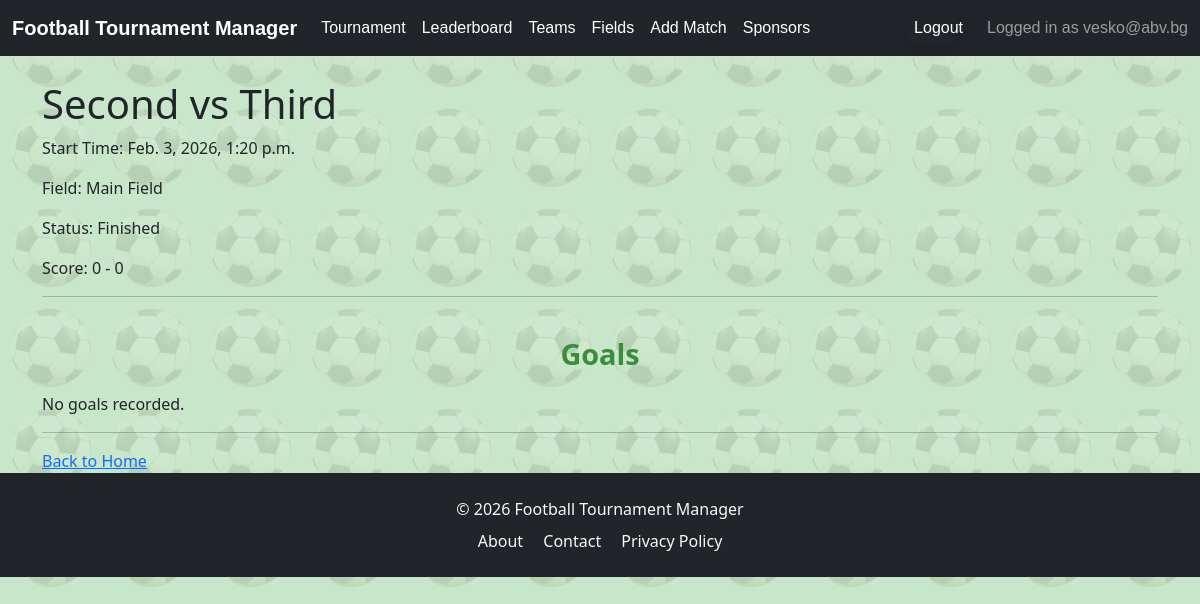
The page /tournament/24/matches/381/ (signed in) on the database its author committed.
### accounts/models.py (models this page shows)
class AppUser(AbstractBaseUser, PermissionsMixin):
    email = models.EmailField(
        unique=True,
    )
    date_joined = models.DateTimeField(
        default=timezone.now
    )
    is_active = models.BooleanField(
        default=True
    )
    is_staff = models.BooleanField(
        default=False
    )
    USERNAME_FIELD = 'email'
    REQUIRED_FIELDS = []
    objects = AppUserManager()
    def __str__(self):
        return self.email

### tournamentapp/models.py (models this page shows, shortened)
class Match(models.Model):
    tournament = models.ForeignKey(
        Tournament,
        on_delete=models.CASCADE,
        related_name='matches'
    )
    home_team = models.ForeignKey(Team, on_delete=models.CASCADE, related_name='home_matches')
    away_team = models.ForeignKey(Team, on_delete=models.CASCADE, related_name='away_matches')
    home_score = models.PositiveIntegerField(default=0)
    away_score = models.PositiveIntegerField(default=0)
    is_finished = models.BooleanField(default=False)
    start_time = models.DateTimeField()
    field = models.ForeignKey(
        Field,
        on_delete=models.PROTECT,
        null=False,
        blank=False,
        )
    class Meta:
        unique_together = ('home_team', 'away_team', 'start_time')
        ordering = ['start_time']
        verbose_name = "Match"
        verbose_name_plural = "Matches"

class Team(models.Model):
    name = models.CharField(
        max_length=100,
        verbose_name="Team Name",
        )
    tournament = models.ForeignKey(
        Tournament,
        on_delete=models.CASCADE,
        related_name='teams'
    )
    logo = models.ImageField(
        upload_to='team_logos/',
        blank=True,
        null=True,
        verbose_name="Team Logo",
        )
    tournament_points = models.PositiveIntegerField(
        default=0,
        verbose_name="Tournament Points",
        )
    match_points = models.PositiveIntegerField(
        default=0,
        verbose_name="Match Points",
        )
    class Meta:
        unique_together = ('name', 'tournament')

class Field(models.Model):
    name = models.CharField(
        max_length=50,
        default='Main Field'
        )
    tournament = models.ForeignKey(
        Tournament,
        on_delete=models.CASCADE,
        related_name='fields'
    )
    owner = models.ForeignKey(
        settings.AUTH_USER_MODEL,
        on_delete=models.CASCADE,
        related_name='fields'
    )
    class Meta:
        unique_together = ('name', 'tournament')
        verbose_name = "Field"
        verbose_name_plural = "Fields"
    def __str__(self):
        return f"{self.name}"

### tournamentapp/views.py (the view)
# urls.py: path('tournament/<int:tournament_id>/matches/<int:pk>/', MatchDetailView.as_view(), name='match-detail'),
class MatchDetailView(LoginRequiredMixin, DetailView):
    model = Match
    template_name = 'matches/match_detail.html'
    context_object_name = 'match'
    def dispatch(self, request, *args, **kwargs):
        self.tournament_id = kwargs.get('tournament_id')
        self.tournament = get_object_or_404(Tournament, pk=self.tournament_id, owner=request.user)
        return super().dispatch(request, *args, **kwargs)
    def get_object(self, queryset=None):
        match = super().get_object(queryset)
        if match.tournament_id != self.tournament.pk:
            raise Http404("Match does not belong to this tournament.")
        return match
    def get_context_data(self, **kwargs):
        context = super().get_context_data(**kwargs)
        match = self.object
        home_goals = GoalEvent.objects.filter(match=match, team=match.home_team).count()
        away_goals = GoalEvent.objects.filter(match=match, team=match.away_team).count()
        context.update({
            'home_goals': home_goals,
            'away_goals': away_goals,
            'tournament': self.tournament,
        })
        return context

### tournamentapp/context_processors.py (called while the page is built)
def current_tournament(request):
    tournament = Tournament.objects.first()
    return {'tournament': tournament}

### tournamentapp/models.py (called while the page is built)
    def get_queryset(self):
        return super().get_queryset().filter(event_type='goal')

### tournamentapp/templates/matches/match_detail.html (shortened to what this page needs)
{% extends 'base.html' %}
{% block content %}
<!DOCTYPE html>
<html>
<head>
</head>
<body>
    <h1>{{ match.home_team.name }} vs {{ match.away_team.name }}</h1>
    <p>Start Time: {{ match.start_time }}</p>
    <p>Field: {{ match.field }}</p>
    <p>Status: {% if match.is_finished %}Finished{% else %}In Progress{% endif %}</p>
    <p>Score: {{ match.home_score }} - {{ match.away_score }}</p>
    <hr>
    <h2>Goals</h2>
    {% if goals %}
        <ul>
            {% for goal in goals %}
                <li>{{ goal.player.name }} ({{ goal.player.team.name }})</li>
            {% endfor %}
        </ul>
    {% else %}
        <p>No goals recorded.</p>
    {% endif %}
    <hr>
    <a href="{% url 'public-tournament-leaderboard' tournament.slug %}">Back to Home</a>
</body>
</html>
{% endblock %}

### tournamentapp/templates/base.html (shortened to what this page needs)
{% load static %}
<!DOCTYPE html>
<html lang="en">
<head>
    <link href="https://cdn.jsdelivr.net/npm/bootstrap@5.3.0/dist/css/bootstrap.min.css" rel="stylesheet" />
    <link rel="stylesheet" type="text/css" href="{% static 'css/styles.css' %}">
</head>
<body class="d-flex flex-column min-vh-100">
    <nav class="navbar navbar-expand-lg navbar-dark bg-dark fixed-top">
        <div class="container-fluid">
                <a class="navbar-brand" href="{% url 'landing-page' %}">Football Tournament Manager</a>
            <div class="collapse navbar-collapse" id="navbarNav">
                <ul class="navbar-nav me-auto">
                    {% if user.is_authenticated and tournament and tournament.owner == user %}
                        <li class="nav-item">
                            <a class="nav-link" href="{% url 'tournament-detail' tournament.id %}">Tournament</a>
                        </li>
                        <li class="nav-item">
                            <a class="nav-link" href="{% url 'leaderboard' tournament.id %}">Leaderboard</a>
                        </li>
                        {% if not tournament.is_finished %}
                            <li class="nav-item">
                                <a class="nav-link" href="{% url 'team-list' tournament.id %}">Teams</a>
                            </li>
                            <li class="nav-item">
                                <a class="nav-link" href="{% url 'field-create' tournament.id %}">Fields</a>
                            </li>
                            <li class="nav-item">
                                <a class="nav-link" href="{% url 'match-create' tournament.id %}">Add Match</a>
                            </li>
                            <li class="nav-item">
                                <a class="nav-link" href="{% url 'sponsor-list' tournament.id %}">Sponsors</a>
                            </li>
                        {% endif %}
                    {% endif %}
                </ul>
                <ul class="navbar-nav ms-auto">
                    {% if user.is_authenticated %}
                        <li class="nav-item logout-form">
                            <form method="post" action="{% url 'logout' %}">
                                <button type="submit" class="logout-button">Logout</button>
                            </form>
                        </li>
                    {% endif %}
                </ul>
            </div>
                {% if user.is_authenticated %}
                        <span class="navbar-text">
                            Logged in as {{ user }}
                        </span>
                {% endif %}
        </div>
    </nav>
    <div class="container flex-grow 1" style="margin-top: 80px;">
        {% block content %}
        {% endblock %}
    </div>
    <footer class="bg-dark text-light py-4">
        <div class="container text-center">
            <p class="mb-2">&copy; {% now "Y" %} Football Tournament Manager</p>
            <div>
                <a href="{% url 'about' %}" class="text-light me-3 text-decoration-none">About</a>
                <a href="{% url 'contact' %}" class="text-light me-3 text-decoration-none">Contact</a>
                <a href="{% url 'privacy-policy' %}" class="text-light text-decoration-none">Privacy Policy</a>
            </div>
        </div>
    </footer>
</body>
</html>

### tournamentapp/static/css/base.css (style rules this page uses)
body::before { content: ""; position: fixed; top: 0; left: 0; width: 100%; height: 100%; background: url("/static/imgs/footnail.png"); background-size: 100px; opacity: 10%; mix-blend-mode: multiply; z-index: -1; }
body { background-color: #c8e6c9; opacity: 99.9%; z-index: -11; }

### tournamentapp/static/css/navbar.css (style rules this page uses)
.navbar { font-family: Arial, sans-serif; }
.navbar-brand { font-weight: bold; color: #ffffff !important; font-size: 1.25rem; transition: color 0.2s ease; }
.navbar-nav .nav-link { color: #ffffff; font-weight: 500; transition: color 0.2s ease; }
.logout-form > form { display: flex; align-items: center; margin: 0; padding: 0; border: none; background: transparent; }
.logout-button { background: transparent !important; border: none !important; padding: 0.25rem 0.5rem; margin: 0; font: inherit; color: inherit; cursor: pointer; text-decoration: none; display: inline-flex; align-items: center; transition: color 0.2s ease; }
.navbar-text, .navbar-nav .logout-form { display: flex; align-items: center; margin-left: 1rem; }

### tournamentapp/static/css/tournament_form.css (style rules this page uses)
form { background: #388e3c; width: 80%; max-width: 800px; margin: 50px auto; padding: 30px; border-radius: 12px; box-shadow: 0 6px 18px rgba(0, 0, 0, 0.1); color: #ffffff; transition: transform 0.2s ease, box-shadow 0.2s ease; }
h2 { text-align: center; font-size: 1.8rem; margin-top: 40px; margin-bottom: 20px; color: #388e3c; font-weight: bold; }
form button { width: 100%; padding: 12px; background: #66bb6a; color: #fff; border: none; border-radius: 8px; font-size: 1rem; font-weight: 600; cursor: pointer; transition: background 0.3s ease, transform 0.2s ease; }

### rows shown on the page
AppUser: email "vesko@abv.bg"
Match: home_team.name "Second", away_team.name "Third", start_time "Feb. 3, 2026, 1:20 p.m.", field "Main Field", home_score "0", away_score "0"
